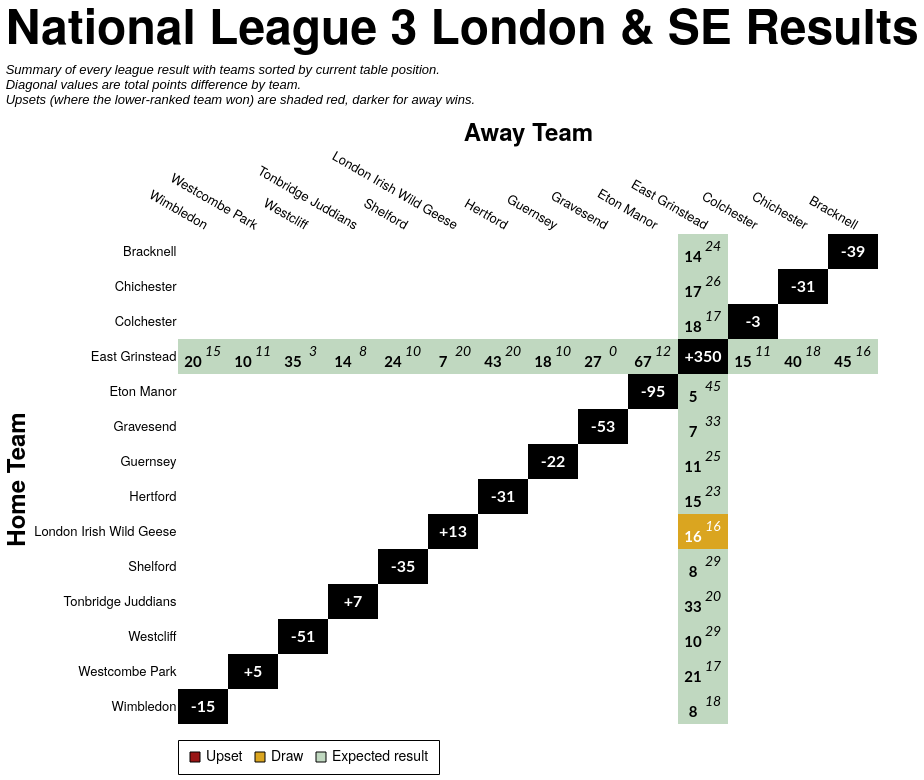

Specify this chart in Vega-Lite:
### Vega-Lite specification from a JSON file in a GitHub repository (floating-point values rounded to 4 significant figures; data arrays with more than 128 entries replaced by an {"elided": "..."} marker saying what was removed)
{"config": {"axis": {"labelFont": "PT Sans Narrow, Helvetica Neue, Helvetica, Arial, sans-serif", "titleFont": "PT Sans Narrow, Helvetica Neue, Helvetica, Arial, sans-serif", "labelFontSize": 13, "titleFontSize": 24, "gridColor": "#202947", "gridOpacity": 0.2, "zindex": 1}, "text": {"font": "Lato, sans-serif"}, "bar": {"cornerRadiusEnd": 5}, "header": {"labelFont": "PT Sans Narrow, Helvetica Neue, Helvetica, Arial, sans-serif", "titleFont": "PT Sans Narrow, Helvetica Neue, Helvetica, Arial, sans-serif", "labelFontSize": 24, "titleFontSize": 28, "labelFontWeight": "bold", "orient": "left"}, "legend": {"labelFont": "PT Sans Narrow, Helvetica Neue, Helvetica, Arial, sans-serif", "titleFont": "PT Sans Narrow, Helvetica Neue, Helvetica, Arial, sans-serif", "labelFontSize": 14, "titleFontSize": 16, "titlePadding": 5, "fillColor": "white", "strokeColor": "black", "padding": 10, "titleFontWeight": "lighter", "titleFontStyle": "italic", "titleColor": "gray", "offset": 10}, "title": {"font": "PT Sans Narrow, Helvetica Neue, Helvetica, Arial, sans-serif", "fontSize": 48, "fontWeight": "bold", "anchor": "start", "align": "center", "titlePadding": 20, "subtitlePadding": 10, "subtitleFontSize": 13, "subtitleColor": "", "subtitleFontStyle": "italic", "offset": 15, "color": "black"}, "axisX": {"labelAngle": 0}, "facet": {"title": null, "header": null, "align": {"row": "each", "column": "each"}, "spacing": 10}, "resolve": {"scale": {"y": "independent", "facet": "independent"}}, "background": "transparent", "scale": {"offsetBandPaddingOuter": 0.2, "offsetBandPaddingInner": 0.1}, "view": {"stroke": null, "background": "transparent"}}, "layer": [{"data": {"name": "data-0a01442a39a339fc73e7bd09fb609476"}, "mark": {"type": "rect"}, "encoding": {"color": {"field": "unexpected_result", "legend": {"labelExpr": "datum.value === 'Upset (Away Win)' ? 'Upset' : datum.value", "labelLimit": 220, "offset": 16, "orient": "bottom", "symbolStrokeColor": "black", "symbolStrokeWidth": 1, "values": ["Upset (Away Win)", "Draw", "Expected result"]}, "scale": {"domain": ["Expected result", "Upset (Home Win)", "Upset (Away Win)", "Draw", "To be played", "N/A"], "range": ["#146f1444", "#991515bb", "#991515", "goldenrod", "white", "black"]}, "title": null, "type": "nominal"}, "opacity": {"condition": {"test": "datum.home_team == param_27.home_team || datum.away_team == param_27.home_team || !isValid(param_27.home_team)", "value": 1.0}, "value": 0.1}, "tooltip": [{"field": "home_team", "title": "Home", "type": "nominal"}, {"field": "away_team", "title": "Away", "type": "nominal"}, {"field": "home_score_text", "title": "Home Score", "type": "nominal"}, {"field": "away_score_text", "title": "Away Score", "type": "nominal"}, {"field": "result", "title": "Result", "type": "nominal"}, {"field": "unexpected_result", "title": "Unexpectedness", "type": "nominal"}, {"field": "date", "format": "%d %b %Y", "title": "Date", "type": "temporal"}], "x": {"axis": {"domain": false, "grid": false, "labelAngle": 30, "orient": "top", "ticks": false}, "field": "away_team", "sort": ["Wimbledon", "Westcombe Park", "Westcliff", "Tonbridge Juddians", "Shelford", "London Irish Wild Geese", "Hertford", "Guernsey", "Gravesend", "Eton Manor", "East Grinstead", "Colchester", "Chichester", "Bracknell"], "title": "Away Team", "type": "nominal"}, "y": {"axis": {"domain": false, "grid": false, "ticks": false}, "field": "home_team", "sort": ["Bracknell", "Chichester", "Colchester", "East Grinstead", "Eton Manor", "Gravesend", "Guernsey", "Hertford", "London Irish Wild Geese", "Shelford", "Tonbridge Juddians", "Westcliff", "Westcombe Park", "Wimbledon"], "title": "Home Team", "type": "nominal"}}, "name": "view_24"}, {"data": {"name": "data-0a01442a39a339fc73e7bd09fb609476"}, "mark": {"type": "text", "fontStyle": "italic", "size": 14, "xOffset": 10, "yOffset": -5}, "encoding": {"color": {"condition": {"test": "(datum.home_team == param_27.home_team || datum.away_team == param_27.home_team || !isValid(param_27.home_team)) && datum.unexpected_result == 'Expected result'", "value": "black"}, "value": "white"}, "text": {"field": "away_score_text", "type": "nominal"}, "x": {"field": "away_team", "sort": ["Wimbledon", "Westcombe Park", "Westcliff", "Tonbridge Juddians", "Shelford", "London Irish Wild Geese", "Hertford", "Guernsey", "Gravesend", "Eton Manor", "East Grinstead", "Colchester", "Chichester", "Bracknell"], "type": "nominal"}, "y": {"field": "home_team", "sort": ["Bracknell", "Chichester", "Colchester", "East Grinstead", "Eton Manor", "Gravesend", "Guernsey", "Hertford", "London Irish Wild Geese", "Shelford", "Tonbridge Juddians", "Westcliff", "Westcombe Park", "Wimbledon"], "type": "nominal"}}, "transform": [{"filter": "datum.away_score_text != '' && datum.away_score_text != 'WO'"}]}, {"data": {"name": "data-0a01442a39a339fc73e7bd09fb609476"}, "mark": {"type": "text", "size": 12, "xOffset": 10, "yOffset": -5}, "encoding": {"color": {"condition": {"test": "(datum.home_team == param_27.home_team || datum.away_team == param_27.home_team || !isValid(param_27.home_team)) && datum.unexpected_result == 'Expected result'", "value": "black"}, "value": "white"}, "text": {"field": "away_score_text", "type": "nominal"}, "x": {"field": "away_team", "sort": ["Wimbledon", "Westcombe Park", "Westcliff", "Tonbridge Juddians", "Shelford", "London Irish Wild Geese", "Hertford", "Guernsey", "Gravesend", "Eton Manor", "East Grinstead", "Colchester", "Chichester", "Bracknell"], "type": "nominal"}, "y": {"field": "home_team", "sort": ["Bracknell", "Chichester", "Colchester", "East Grinstead", "Eton Manor", "Gravesend", "Guernsey", "Hertford", "London Irish Wild Geese", "Shelford", "Tonbridge Juddians", "Westcliff", "Westcombe Park", "Wimbledon"], "type": "nominal"}}, "transform": [{"filter": "datum.away_score_text == 'WO'"}]}, {"data": {"name": "data-0a01442a39a339fc73e7bd09fb609476"}, "mark": {"type": "text", "fontWeight": "bold", "size": 15, "xOffset": -10, "yOffset": 5}, "encoding": {"color": {"condition": {"test": "(datum.home_team == param_27.home_team || datum.away_team == param_27.home_team || !isValid(param_27.home_team)) && datum.unexpected_result == 'Expected result'", "value": "black"}, "value": "white"}, "text": {"field": "home_score_text", "type": "nominal"}, "x": {"field": "away_team", "sort": ["Wimbledon", "Westcombe Park", "Westcliff", "Tonbridge Juddians", "Shelford", "London Irish Wild Geese", "Hertford", "Guernsey", "Gravesend", "Eton Manor", "East Grinstead", "Colchester", "Chichester", "Bracknell"], "type": "nominal"}, "y": {"field": "home_team", "sort": ["Bracknell", "Chichester", "Colchester", "East Grinstead", "Eton Manor", "Gravesend", "Guernsey", "Hertford", "London Irish Wild Geese", "Shelford", "Tonbridge Juddians", "Westcliff", "Westcombe Park", "Wimbledon"], "type": "nominal"}}, "transform": [{"filter": "datum.home_score_text != '' && datum.home_score_text != 'WO'"}]}, {"data": {"name": "data-0a01442a39a339fc73e7bd09fb609476"}, "mark": {"type": "text", "size": 12, "xOffset": -10, "yOffset": 5}, "encoding": {"color": {"condition": {"test": "(datum.home_team == param_27.home_team || datum.away_team == param_27.home_team || !isValid(param_27.home_team)) && datum.unexpected_result == 'Expected result'", "value": "black"}, "value": "white"}, "text": {"field": "home_score_text", "type": "nominal"}, "x": {"field": "away_team", "sort": ["Wimbledon", "Westcombe Park", "Westcliff", "Tonbridge Juddians", "Shelford", "London Irish Wild Geese", "Hertford", "Guernsey", "Gravesend", "Eton Manor", "East Grinstead", "Colchester", "Chichester", "Bracknell"], "type": "nominal"}, "y": {"field": "home_team", "sort": ["Bracknell", "Chichester", "Colchester", "East Grinstead", "Eton Manor", "Gravesend", "Guernsey", "Hertford", "London Irish Wild Geese", "Shelford", "Tonbridge Juddians", "Westcliff", "Westcombe Park", "Wimbledon"], "type": "nominal"}}, "transform": [{"filter": "datum.home_score_text == 'WO'"}]}, {"data": {"name": "data-1811ffb21f6608723dd85775801aea98"}, "mark": {"type": "text", "color": "white", "fontWeight": "bold", "size": 16}, "encoding": {"text": {"field": "display_text", "type": "nominal"}, "tooltip": [{"field": "home_team", "title": "Team", "type": "nominal"}, {"field": "display_text", "title": "Points Difference", "type": "nominal"}], "x": {"field": "away_team", "sort": ["Wimbledon", "Westcombe Park", "Westcliff", "Tonbridge Juddians", "Shelford", "London Irish Wild Geese", "Hertford", "Guernsey", "Gravesend", "Eton Manor", "East Grinstead", "Colchester", "Chichester", "Bracknell"], "type": "nominal"}, "y": {"field": "home_team", "sort": ["Bracknell", "Chichester", "Colchester", "East Grinstead", "Eton Manor", "Gravesend", "Guernsey", "Hertford", "London Irish Wild Geese", "Shelford", "Tonbridge Juddians", "Westcliff", "Westcombe Park", "Wimbledon"], "type": "nominal"}}}], "height": {"step": 35}, "params": [{"name": "param_27", "select": {"type": "point", "clear": "dblclick", "fields": ["home_team"], "on": "click"}, "value": null, "views": ["view_24"]}], "title": {"text": "National League 3 London & SE Results", "subtitle": ["Summary of every league result with teams sorted by current table position.", "Diagonal values are total points difference by team.", "Upsets (where the lower-ranked team won) are shaded red, darker for away wins."]}, "width": {"step": 50}, "$schema": "https://vega.github.io/schema/vega-lite/v5.20.1.json", "datasets": {"data-0a01442a39a339fc73e7bd09fb609476": {"elided": "196 records"}, "data-1811ffb21f6608723dd85775801aea98": [{"home_team": "Bracknell", "away_team": "Bracknell", "match_id": null, "date": "", "home_score": null, "away_score": null, "home_walkover": null, "away_walkover": null, "result": "N/A", "home_score_text": "", "away_score_text": "", "wo_result": "", "score_text": "", "display_text": "-39", "is_diagonal": true, "result_simple": "N/A", "unexpected_result": "N/A", "unexpected_opacity": 1.0}, {"home_team": "Chichester", "away_team": "Chichester", "match_id": null, "date": "", "home_score": null, "away_score": null, "home_walkover": null, "away_walkover": null, "result": "N/A", "home_score_text": "", "away_score_text": "", "wo_result": "", "score_text": "", "display_text": "-31", "is_diagonal": true, "result_simple": "N/A", "unexpected_result": "N/A", "unexpected_opacity": 1.0}, {"home_team": "Colchester", "away_team": "Colchester", "match_id": null, "date": "", "home_score": null, "away_score": null, "home_walkover": null, "away_walkover": null, "result": "N/A", "home_score_text": "", "away_score_text": "", "wo_result": "", "score_text": "", "display_text": "-3", "is_diagonal": true, "result_simple": "N/A", "unexpected_result": "N/A", "unexpected_opacity": 1.0}, {"home_team": "East Grinstead", "away_team": "East Grinstead", "match_id": null, "date": "", "home_score": null, "away_score": null, "home_walkover": null, "away_walkover": null, "result": "N/A", "home_score_text": "", "away_score_text": "", "wo_result": "", "score_text": "", "display_text": "+350", "is_diagonal": true, "result_simple": "N/A", "unexpected_result": "N/A", "unexpected_opacity": 1.0}, {"home_team": "Eton Manor", "away_team": "Eton Manor", "match_id": null, "date": "", "home_score": null, "away_score": null, "home_walkover": null, "away_walkover": null, "result": "N/A", "home_score_text": "", "away_score_text": "", "wo_result": "", "score_text": "", "display_text": "-95", "is_diagonal": true, "result_simple": "N/A", "unexpected_result": "N/A", "unexpected_opacity": 1.0}, {"home_team": "Gravesend", "away_team": "Gravesend", "match_id": null, "date": "", "home_score": null, "away_score": null, "home_walkover": null, "away_walkover": null, "result": "N/A", "home_score_text": "", "away_score_text": "", "wo_result": "", "score_text": "", "display_text": "-53", "is_diagonal": true, "result_simple": "N/A", "unexpected_result": "N/A", "unexpected_opacity": 1.0}, {"home_team": "Guernsey", "away_team": "Guernsey", "match_id": null, "date": "", "home_score": null, "away_score": null, "home_walkover": null, "away_walkover": null, "result": "N/A", "home_score_text": "", "away_score_text": "", "wo_result": "", "score_text": "", "display_text": "-22", "is_diagonal": true, "result_simple": "N/A", "unexpected_result": "N/A", "unexpected_opacity": 1.0}, {"home_team": "Hertford", "away_team": "Hertford", "match_id": null, "date": "", "home_score": null, "away_score": null, "home_walkover": null, "away_walkover": null, "result": "N/A", "home_score_text": "", "away_score_text": "", "wo_result": "", "score_text": "", "display_text": "-31", "is_diagonal": true, "result_simple": "N/A", "unexpected_result": "N/A", "unexpected_opacity": 1.0}, {"home_team": "London Irish Wild Geese", "away_team": "London Irish Wild Geese", "match_id": null, "date": "", "home_score": null, "away_score": null, "home_walkover": null, "away_walkover": null, "result": "N/A", "home_score_text": "", "away_score_text": "", "wo_result": "", "score_text": "", "display_text": "+13", "is_diagonal": true, "result_simple": "N/A", "unexpected_result": "N/A", "unexpected_opacity": 1.0}, {"home_team": "Shelford", "away_team": "Shelford", "match_id": null, "date": "", "home_score": null, "away_score": null, "home_walkover": null, "away_walkover": null, "result": "N/A", "home_score_text": "", "away_score_text": "", "wo_result": "", "score_text": "", "display_text": "-35", "is_diagonal": true, "result_simple": "N/A", "unexpected_result": "N/A", "unexpected_opacity": 1.0}, {"home_team": "Tonbridge Juddians", "away_team": "Tonbridge Juddians", "match_id": null, "date": "", "home_score": null, "away_score": null, "home_walkover": null, "away_walkover": null, "result": "N/A", "home_score_text": "", "away_score_text": "", "wo_result": "", "score_text": "", "display_text": "+7", "is_diagonal": true, "result_simple": "N/A", "unexpected_result": "N/A", "unexpected_opacity": 1.0}, {"home_team": "Westcliff", "away_team": "Westcliff", "match_id": null, "date": "", "home_score": null, "away_score": null, "home_walkover": null, "away_walkover": null, "result": "N/A", "home_score_text": "", "away_score_text": "", "wo_result": "", "score_text": "", "display_text": "-51", "is_diagonal": true, "result_simple": "N/A", "unexpected_result": "N/A", "unexpected_opacity": 1.0}, {"home_team": "Westcombe Park", "away_team": "Westcombe Park", "match_id": null, "date": "", "home_score": null, "away_score": null, "home_walkover": null, "away_walkover": null, "result": "N/A", "home_score_text": "", "away_score_text": "", "wo_result": "", "score_text": "", "display_text": "+5", "is_diagonal": true, "result_simple": "N/A", "unexpected_result": "N/A", "unexpected_opacity": 1.0}, {"home_team": "Wimbledon", "away_team": "Wimbledon", "match_id": null, "date": "", "home_score": null, "away_score": null, "home_walkover": null, "away_walkover": null, "result": "N/A", "home_score_text": "", "away_score_text": "", "wo_result": "", "score_text": "", "display_text": "-15", "is_diagonal": true, "result_simple": "N/A", "unexpected_result": "N/A", "unexpected_opacity": 1.0}]}}
